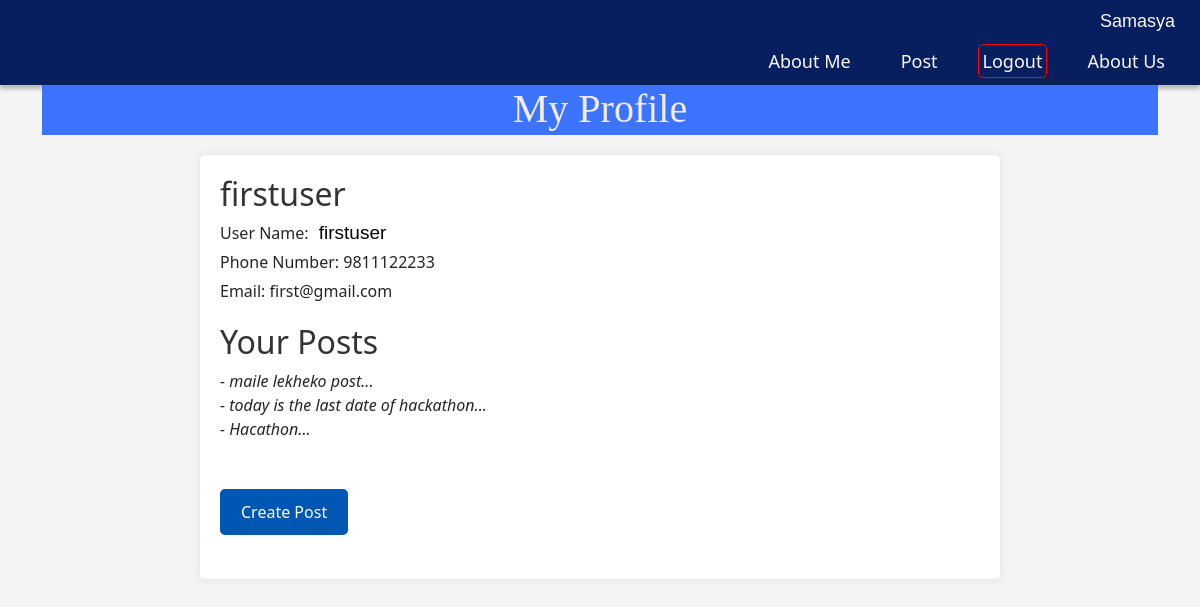
The page /profile/ (signed in) on the database as committed earlier.
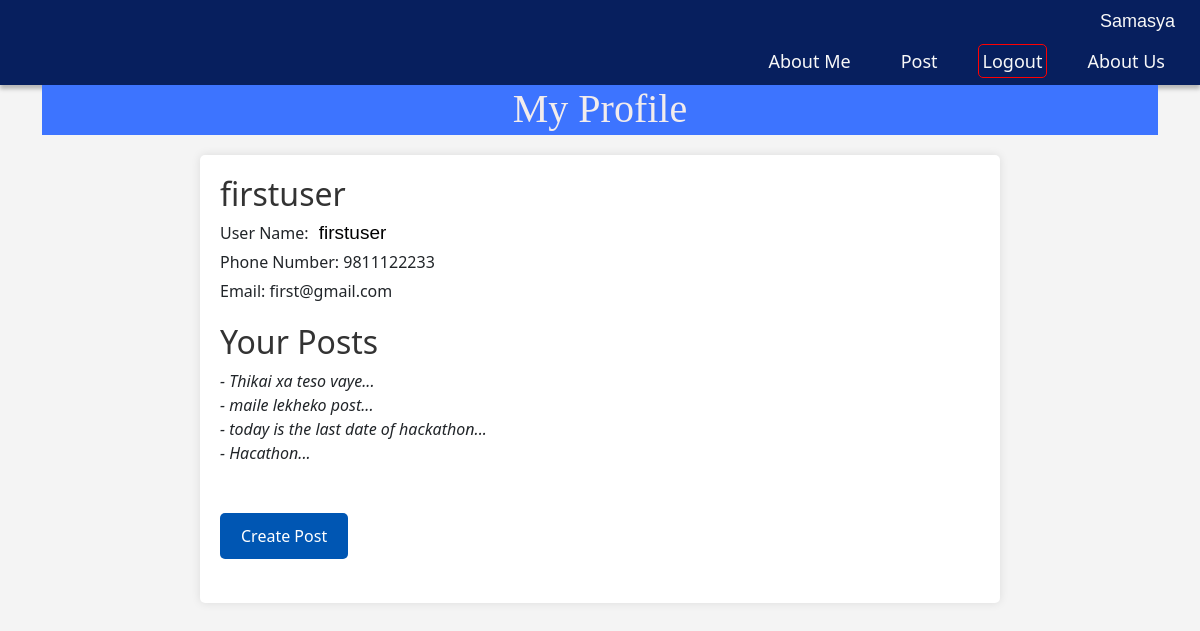
The same page on the database as committed later.
### samasya/models.py (models this page shows, shortened)
class Post(models.Model):
    LEVEL_CHOICES = [
        ('national', 'National'),
        ('municipality', 'Municipality'),
        ('ward', 'Ward'),
    ]
    CATEGORY_CHOICES = [
        ('education', 'Education'),
        ('health', 'Health'),
        ('environment', 'Environment'),
        ('others', 'Others'),
    ]
    user = models.ForeignKey(User, on_delete = models.CASCADE, related_name = 'posts')
    text = models.TextField()
    level = models.CharField(max_length = 250, choices= LEVEL_CHOICES)
    category = models.CharField(max_length = 300, choices = CATEGORY_CHOICES)
    upvotes = models.IntegerField(default=0)
    created_at = models.DateTimeField(auto_now_add = True)

### samasya/views.py (the view)
# urls.py: path('profile/', views.profile_view, name ='profile'),
def profile_view(request):
    if request.user.is_authenticated:
        user_posts = Post.objects.filter(user=request.user).order_by('-created_at')
        return render(request, 'profile.html', {'posts':user_posts})
    return render(request, 'profile.html')

### templates/profile.html (shortened to what this page needs)
{% extends "base.html" %}
    {% block content %}
    <header>
      <h1>My Profile</h1>
    </header>
    <main>
      <div class="user-info">
        {% if request.user.is_authenticated %}
        <h2>{{user.username}}</h2>
        <p>User Name: <span class="username">{{user.username}}</span></p>
        <p>Phone Number:<span class="phonenumber"> {{user.customer.phone}}</span> </p>
          <p>Email: <span class="email">{{user.email}}</span> </p>
        </div>
        <h2>Your Posts</h2>
        {% if posts %}
          {% for post in posts %}
            <div class="ypost" style="font-style: italic; padding-bottom: 0px; margin-bottom: 0px;">
              - {{post.text|truncatechars:75}}...
        </div>
        {% endfor %}
        <br><br>
        <div><a href="{% url 'post' %}" class="btn">Create Post</a></div><br>
        {% else %}
        <p class="post" style="font-weight: bold;">You don't have any post yet!!!
      </p>
        {% endif %}
        {% endif %}
      </main>
      {% endblock content %}

Rows that differ between the two databases and show on the page:
added Post: text "Thikai xa teso vaye"
